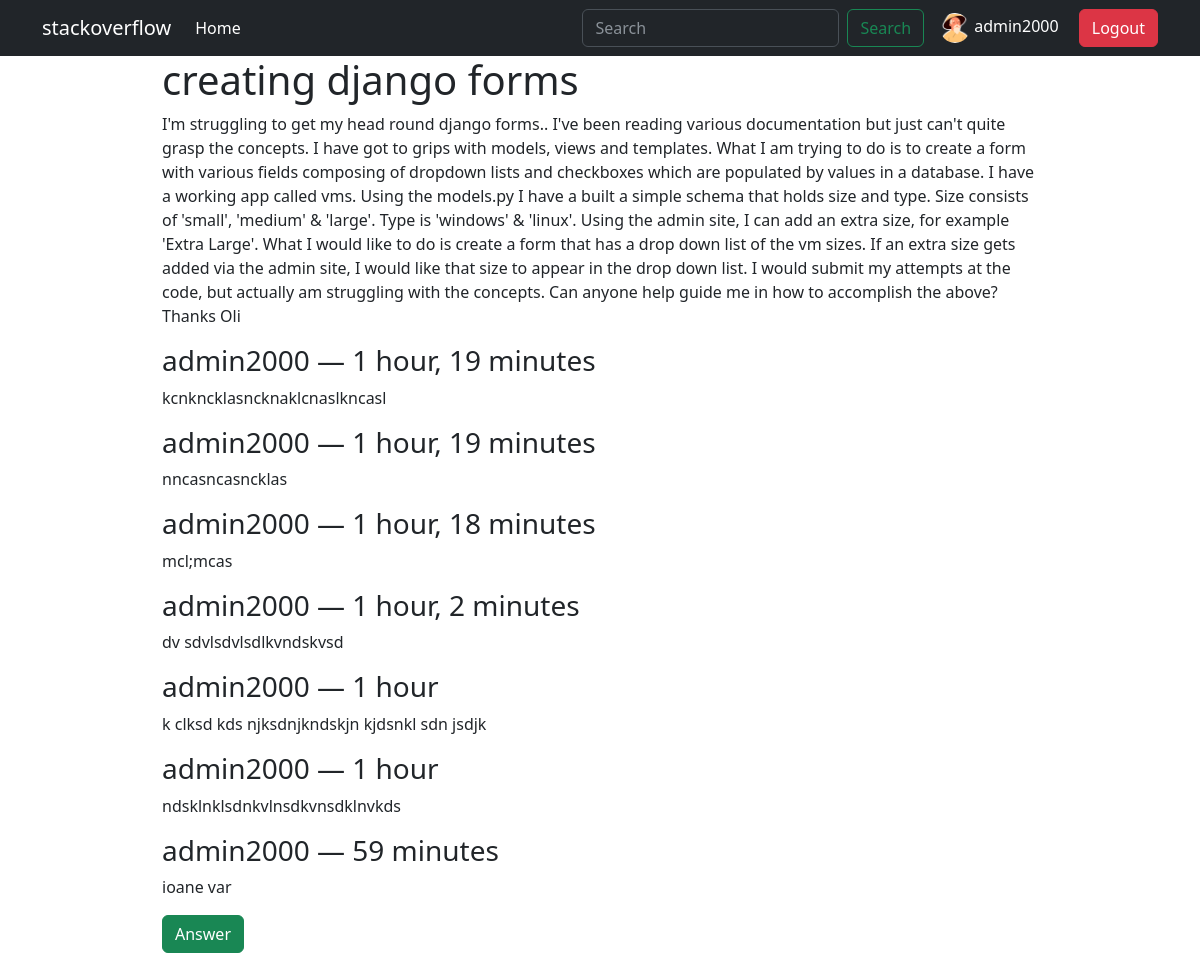
/question/2/ (signed in), run on the app's committed database.
### users/models.py (models this page shows)
class User(AbstractUser):
    birth_date = models.DateField(blank=True, null=True)

class Profile(models.Model):
    user = models.OneToOneField(User, on_delete=models.CASCADE)
    icon = models.ImageField(upload_to='users_profile_pics/', blank=True)

### forum/models.py (models this page shows, shortened)
class Question(models.Model):
    user = models.ForeignKey(User, on_delete=models.CASCADE)
    title = models.CharField(max_length=120)
    text = models.TextField()
    create_time = models.DateTimeField(auto_now_add=True)
    modify_time = models. DateTimeField(auto_now=True)
    views = models.PositiveBigIntegerField(default=0, blank=True)
    tags = TaggableManager()
    class Meta:
        ordering = ['-create_time']

class Answer(models.Model):
    user = models.ForeignKey(User, on_delete=models.CASCADE)
    question = models.ForeignKey(Question, on_delete=models.CASCADE, related_name='answers')
    text = models.TextField()
    create_time = models.DateTimeField(auto_now_add=True)

### forum/views.py (the view)
# urls.py: path('question/<int:pk>/', QuestionDetailView.as_view(), name='question-detail'),
class QuestionDetailView(DetailView):
    model = Question
    template_name = 'forum/question_detail.html'
    def get(self, request, *args, **kwargs):
        self.object: Question = self.get_object()
        self.object.views += 1
        self.object.save()
        context = self.get_context_data(object = self.object)
        return self.render_to_response(context)

### templates/forum/question_detail.html (shortened to what this page needs)
{% extends 'base.html' %}
{% block content %}
<div class="container-fluid w-75">
    <div>
        <div class="d-flex justify-content-between align-items-center">
            <h1>{{ question.title }}</h1>
        </div>
        <p class="text-break">
            {{ question.text }}
        </p>
        <div class="answer-list">
            {% for answer in question.answers.all %}
                <div id="answer-{{ answer.pk }}">
                    <h3> {{ answer.user }} &mdash; {{ answer.create_time|timesince }}</h3>
                    <p>{{ answer.text }}</p>
                </div>
            {% endfor %}
            <div>
                <form method="POST" enctype="multipart/form-data">
                    <div class="form-floating">
                    <button class="btn btn-success">Answer</button>
                </div>
                </form>
            </div>
        </div>
    </div>
</div>
{% endblock content %}

### templates/base.html (shortened to what this page needs)
{% load static %}
<!DOCTYPE html>
<html lang="en">
<head>
    <link rel="stylesheet" href="{% static 'style.css' %}">
    <link href="https://cdn.jsdelivr.net/npm/bootstrap@5.3.0-alpha1/dist/css/bootstrap.min.css" rel="stylesheet">
    <link rel = 'stylesheet' href = {% static 'static/style.css' %}
    <script src="https://cdn.jsdelivr.net/npm/@popperjs/core@2.11.6/dist/umd/popper.min.js"></script>
</head>
<body>
    <nav class="navbar navbar-expand-lg bg-dark" data-bs-theme="dark">
        <div class="container">
          <a class="navbar-brand" href="{% url 'forum:home' %}">stackoverflow</a>
          <div class="collapse navbar-collapse" id="navbarSupportedContent">
            <ul class="navbar-nav me-auto mb-2 mb-lg-0">
              <li class="nav-item">
                <a class="nav-link active" aria-current="page" href="{% url 'forum:home' %}">Home</a>
              </li>
            </ul>
            <div class="d-flex justify-content-between">
              <div>
                <form action="{% url 'forum:home' %}" class="d-flex" role="search">
                 <input class="form-control me-2" name="q" type="search" placeholder="Search" aria-label="Search" value="{% if form.q.value %}{{ form.q.value }}{% endif %}">
                  <button class="btn btn-outline-success" type="submit">Search</button>
                </form>
              </div>
              <div class="text-white ms-3 dropdown">
                {% if request.user.is_authenticated %}
                    <a href = "{% url 'users:auth-profile' %}"><img width="30"
                        src="{{ request.user.profile.icon.url }}"
                        class="rounded-circle"
                        alt="{{ request.user.username }}-picture"> </a> {{ request.user.username }}
                      <a class="btn btn-danger ms-3" href="{% url 'users:auth-logout' %}">Logout</a>
                {% else %}
                    <a class="btn btn-primary ms-3" href="{% url 'users:auth-login' %}">Login</a>
                    <a class="btn btn-success ms-3" href="{% url 'users:auth-signup' %}">Sign up</a>
                {% endif %}
        </div>
    </nav>
    {% block content %}
    {% endblock content %}
</body>
</html>

### static/style.css (style rules this page uses)
a { text-decoration: none; }

### data on the page
User: user.profile.icon (picture), user.username "admin2000"
Question: title "creating django forms", text "I'm struggling to get my head round django forms.. I've been reading various documentation but just can't quite grasp the concepts. I have got to grips with models, views and templates. What I am trying to do is to create a form with various fields composing of dropdown lists and checkboxes which are populated by values in a database. I have a working app called vms. Using the models.py I have a built a simple schema that holds size and type. Size consists of 'small', 'medium' & 'large'. Type is 'windows' & 'linux'. Using the admin site, I can add an extra size, for example 'Extra Large'. What I would like to do is create a form that has a drop down list of the vm sizes. If an extra size…"
Answer: user "admin2000", create_time "1 hour, 19 minutes", text "kcnkncklasncknaklcnaslkncasl"
Answer: user "admin2000", create_time "1 hour, 19 minutes", text "nncasncasncklas"
Answer: user "admin2000", create_time "1 hour, 18 minutes", text "mcl;mcas"
Answer: user "admin2000", create_time "1 hour, 2 minutes", text "dv sdvlsdvlsdlkvndskvsd"
Answer: user "admin2000", create_time "1 hour", text "k clksd kds njksdnjkndskjn kjdsnkl sdn jsdjk"
Answer: user "admin2000", create_time "1 hour", text "ndsklnklsdnkvlnsdkvnsdklnvkds"
Answer: user "admin2000", create_time "59 minutes", text "ioane var"
